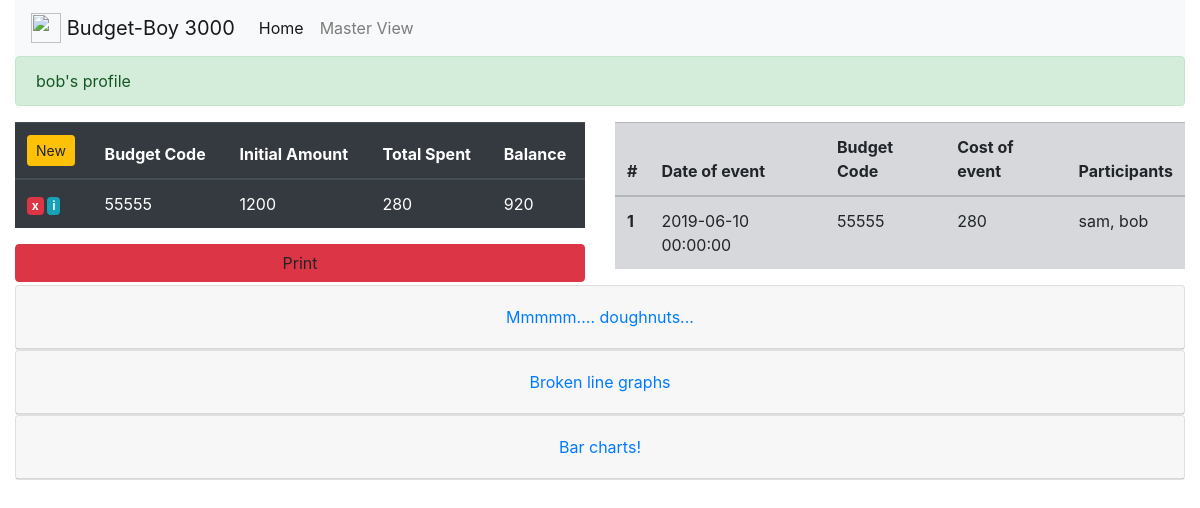
The app's page /master/profile/bob (signed in), older data.
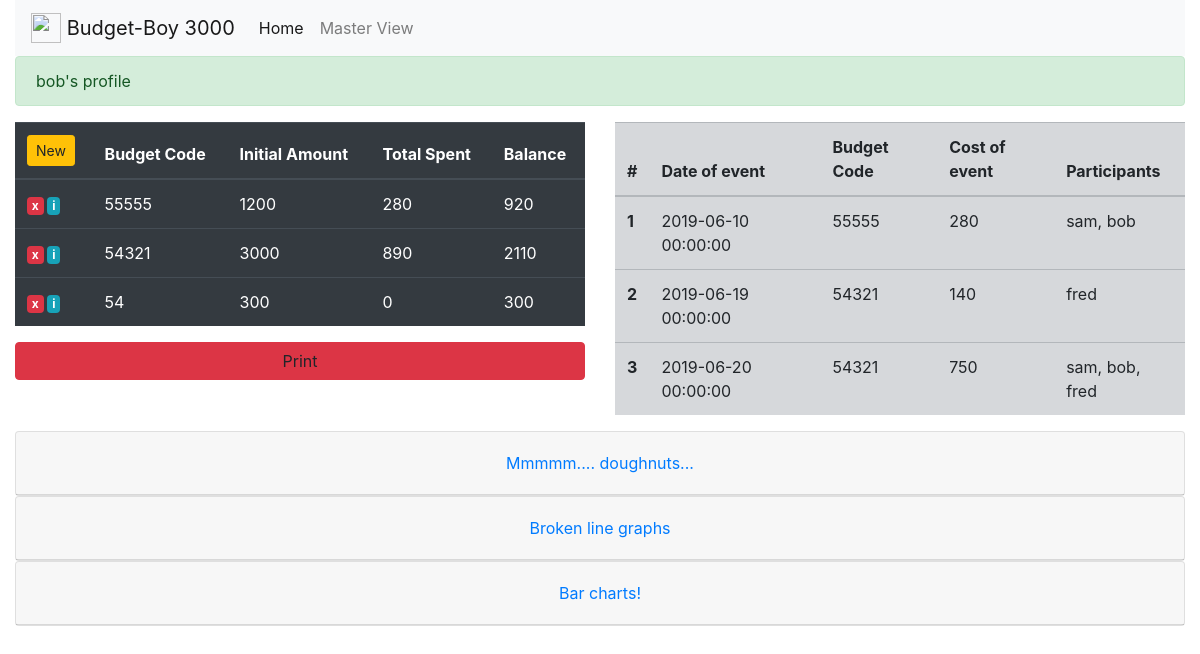
The same page, newer data.
### app.py (models this page shows, shortened)
class Budgets(db.Model):
    id = db.Column(db.Integer, primary_key=True)
    users = db.Column(db.String(40), unique=False, nullable=False)
    code = db.Column(db.String(20), unique=False, nullable=False)
    initial_amount = db.Column(db.Integer, nullable=False)
    amount_spent = db.Column(db.Integer, nullable=True)

class Event(db.Model):
    id = db.Column(db.Integer, primary_key=True)
    users = db.Column(db.String(40), unique=False, nullable=False)
    guests_present = db.Column(db.Text, unique=False, nullable=False)
    budget_code = db.Column(db.String(20), unique=False, nullable=False)
    duration_of_event = db.Column(db.Integer, nullable=False)
    amount_spent_on_release = db.Column(db.Integer, nullable=True)
    date_of_event = db.Column(db.DateTime, nullable=False)

### app.py (the view, shortened to what this page needs)
@app.route('/master/profile/<string:name>', methods=['POST', 'GET'])
def masterprofile(name):
    u = name
    form = MasterBudgetForm()
    form2 = addToBudgetForm()
    form3 = d()
    b = Budgets.query.filter_by(users=f'{u}')
    events = Event.query.filter_by(users=f'{u}')
    cs = []
    for i in b:
        cs.append(i.code)
    if form.validate_on_submit():
        bb = Budgets.query.filter_by(code=f'{form.code.data}')[0]
        bb.initial_amount = int(form.initial_amount.data)
        bb.amount_spent = int(form.amount_spent.data)
        db.session.commit()
        return render_template('masterprofile.html', u = u, b = b, events = events, form = form, form2 = form2, form3 = form3)
    if form3.is_submitted():
        budge = Budgets.query.filter_by(users = f'{u}').filter_by(code = f'{form3.code3.data}').first()
        db.session.delete(budge)
        db.session.commit()
        return render_template('masterprofile.html', u = u, b = b, events = events, form = form, form2 =form2, form3 = form3)
    return render_template('masterprofile.html', u = u, b = b, events = events, form = form, form2 =form2, form3 = form3, cs = cs)

### templates/masterprofile.html (shortened to what this page needs)
{% extends 'base_in.html' %}
{% block body %}
<div class="alert alert-success" role="alert">
  {{u}}'s profile {{p}}
</div>
<div class="row">
    <div class="col-md-6">
      <table class="table table-dark">
        <thead>
          <tr>
            <th scope="col"><a class="btn btn-sm btn-warning" href="#" data-toggle="modal" data-target="#new">New</a></th>
            <th scope="col">Budget Code</th>
            <th scope="col">Initial Amount</th>
            <th scope="col">Total Spent</th>
            <th scope="col">Balance</th>
          </tr>
        </thead>
        <tbody>
          {% for line in b %}
            <tr>
              <th scope="row"><a href="#" class="badge badge-danger" data-toggle="modal" data-target="#del{{line.id}}">x</a> <a href="#" class="badge badge-info {{line.id}}" data-toggle="modal" data-target="#info{{line.id}}">i</a> </th>
              <td>{{line.code}}</td>
              <td>{{line.initial_amount}}</td>
              <td>{{line.amount_spent}}</td>
              <td>{{line.initial_amount - line.amount_spent}}</td>
            </tr>
          {% endfor %}
        </tbody>
      </table>
      <a class="btn btn-danger btn-block" onclick="printJS('p', 'html')">Print</a>
    </div>
    <div id="p" class="col-md-6">
      <table class="table table-secondary">
        <thead>
          <tr>
            <th scope="col">#</th>
            <th scope="col">Date of event</th>
            <th scope="col">Budget Code</th>
            <th scope="col">Cost of event</th>
            <th scope="col">Participants</th>
          </tr>
        </thead>
        <tbody>
          {% for e in events %}
            <tr>
              <th scope="row">{{loop.index}}</th>
              <td>{{e.date_of_event}}</td>
              <td>{{e.budget_code}}</td>
              <td>{{e.amount_spent_on_release}}</td>
              <td>{{e.guests_present}}</td>
            </tr>
          {% endfor %}
        </tbody>
      </table>
    </div>
</div>
<div id="accordion">
  <div class="card">
    <div class="card-header" id="headingOne">
      <h5 class="mb-0">
        <button class="btn btn-link btn-block" data-toggle="collapse" data-target="#collapseOne" aria-expanded="true" aria-controls="collapseOne">
          Mmmmm.... doughnuts...
        </button>
      </h5>
    </div>
  </div>
  <div class="card">
    <div class="card-header" id="headingTwo">
      <h5 class="mb-0">
        <button class="btn btn-link collapsed btn-block" data-toggle="collapse" data-target="#collapseTwo" aria-expanded="false" aria-controls="collapseTwo">
          Broken line graphs
        </button>
      </h5>
    </div>
  </div>
  <div class="card">
    <div class="card-header" id="headingThree">
      <h5 class="mb-0">
        <button class="btn btn-link collapsed btn-block" data-toggle="collapse" data-target="#collapseThree" aria-expanded="false" aria-controls="collapseThree">
          Bar charts!
        </button>
      </h5>
    </div>
  </div>
</div>
<br>
<br>
<br>
{% endblock %}

### templates/base_in.html (shortened to what this page needs)
<!doctype html>
<html lang="en">
  <head>
<link rel="stylesheet" type="text/css" href="//cdnjs.cloudflare.com/ajax/libs/jsxgraph/0.99.7/jsxgraph.css" />
    <link rel="stylesheet" href="https://stackpath.bootstrapcdn.com/bootstrap/4.3.1/css/bootstrap.min.css">
  </head>
  <body class="container-fluid">
    <nav class="navbar navbar-expand-lg navbar-light bg-light">
      <a class="navbar-brand" href="/"> <img src="static/lyceum.png" width="30" height="30" class="d-inline-block align-top" alt="">
    Budget-Boy 3000</a>
      <div class="collapse navbar-collapse" id="navbarNavDropdown">
        <ul class="navbar-nav">
          <li class="nav-item active">
            <a class="nav-link" href="/">Home <span class="sr-only">(current)</span></a>
          </li>
          <li class="nav-item">
            <a class="nav-link" href="/master">Master View</a>
          </li>
        </ul>
      </div>
    </nav>
{% block body %}
{% endblock %}
      </body>
    </html>

Row changes from the older to the newer data that the page shows:
added Budgets: code "54321", initial_amount "3000", amount_spent "890", line.initial_amount-line.amount_spent "2110"
added Budgets: code "54", initial_amount "300", amount_spent "0", line.initial_amount-line.amount_spent "300"
added Event: date_of_event "2019-06-19 00:00:00", budget_code "54321", amount_spent_on_release "140", guests_present "fred"
added Event: date_of_event "2019-06-20 00:00:00", budget_code "54321", amount_spent_on_release "750", guests_present "sam, bob, fred"
